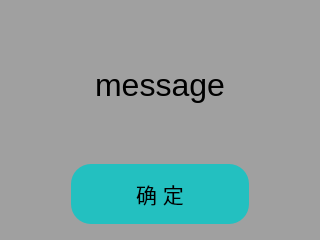
<?xml version="1.0" encoding="UTF-8"?>
<ui version="4.0">
 <class>MessageBox</class>
 <widget class="QDialog" name="MessageBox">
  <property name="geometry">
   <rect>
    <x>0</x>
    <y>0</y>
    <width>320</width>
    <height>240</height>
   </rect>
  </property>
  <property name="windowTitle">
   <string>Dialog</string>
  </property>
  <property name="styleSheet">
   <string notr="true">QDialog#MessageBox {
	background-color: rgb(160, 160, 160);
	border-radius: 20px; color: rgb(0,0,0);	
}</string>
  </property>
  <layout class="QVBoxLayout" name="verticalLayout_2">
   <property name="bottomMargin">
    <number>16</number>
   </property>
   <item>
    <layout class="QVBoxLayout" name="verticalLayout" stretch="3,1">
     <item>
      <widget class="QLabel" name="mess_label">
       <property name="font">
        <font>
         <pointsize>24</pointsize>
        </font>
       </property>
       <property name="styleSheet">
        <string notr="true">QDialog#RandomSetup {	
	background-color: rgb(80, 160, 100);
	border-radius: 20px; color: rgb(0,0,0);	
}</string>
       </property>
       <property name="text">
        <string>message</string>
       </property>
       <property name="alignment">
        <set>Qt::AlignCenter</set>
       </property>
      </widget>
     </item>
     <item>
      <layout class="QHBoxLayout" name="horizontalLayout" stretch="1,3,1">
       <item>
        <spacer name="horizontalSpacer">
         <property name="orientation">
          <enum>Qt::Horizontal</enum>
         </property>
         <property name="sizeHint" stdset="0">
          <size>
           <width>40</width>
           <height>20</height>
          </size>
         </property>
        </spacer>
       </item>
       <item>
        <widget class="QPushButton" name="btn_ok">
         <property name="minimumSize">
          <size>
           <width>0</width>
           <height>60</height>
          </size>
         </property>
         <property name="font">
          <font>
           <pointsize>16</pointsize>
          </font>
         </property>
         <property name="styleSheet">
          <string notr="true">QPushButton {	
	background-color: rgba(0, 200, 200, 200);
	border-radius: 20px; color: rgb(0,0,0);
}

QPushButton:hover {
	
	background-color: rgb(128, 128, 128);
}

QPushButton:pressed{
	background-color: rgb(128, 128, 128);
}</string>
         </property>
         <property name="text">
          <string>确 定</string>
         </property>
        </widget>
       </item>
       <item>
        <spacer name="horizontalSpacer_2">
         <property name="orientation">
          <enum>Qt::Horizontal</enum>
         </property>
         <property name="sizeHint" stdset="0">
          <size>
           <width>40</width>
           <height>20</height>
          </size>
         </property>
        </spacer>
       </item>
      </layout>
     </item>
    </layout>
   </item>
  </layout>
 </widget>
 <resources/>
 <connections/>
</ui>
